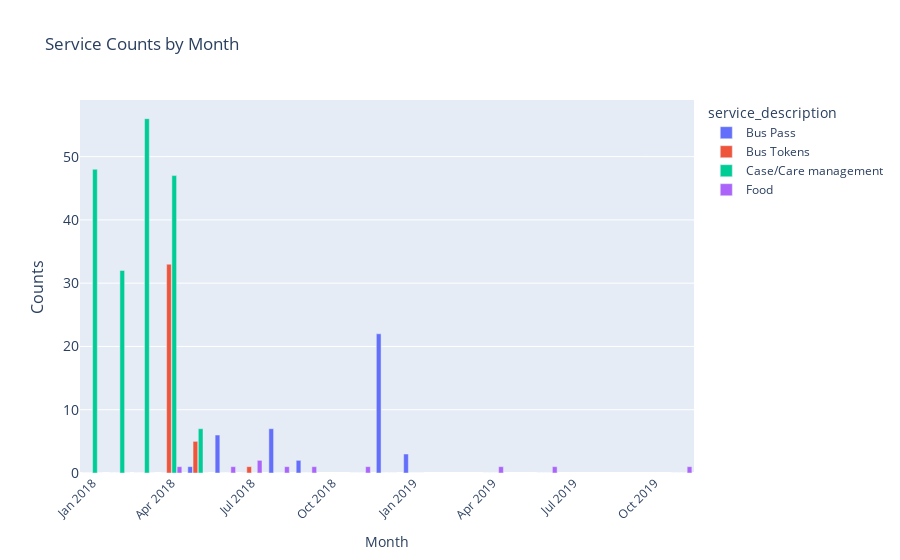

Notebook source saved alongside this figure:
### Code cell
def service_counts_by_month(services='None',
                            dates='None', norm=False):
    """
    Splits service categories by month and displays them as a bar graph. Need to explore
    how to receive user input and push to BE.
    """
    frames = []
    for i in services:
        df1 = data[data['service_description'] == i]
        frames.append(df1)
    hold = pd.concat(frames, ignore_index=True)
    frames2 = []
    for j in dates:
        df2 = hold[hold['month'] == j]
        frames2.append(df2)
    df = pd.concat(frames2, ignore_index=True)
    fig = px.bar(pd.crosstab(df['month'],
                             df['service_description']),
                 labels={"month": "Month",
                          "value": "Counts"},
                 title= "Service Counts by Month")
    fig.update_layout(barmode='group',
                      bargap=0.15, 
                      bargroupgap=0.1,
                      xaxis_tickangle=-45,
                      yaxis=dict(
                          titlefont_size=16,
                          tickfont_size=14,))
    return fig.show()
services = ['Bus Pass', 'Bus Tokens', 'Food', 'Case/Care management']
months = ['2018-01','2018-02','2018-03','2018-04','2018-05','2018-06','2018-07','2018-08','2018-09','2018-10','2018-11','2018-12',
         '2019-01','2019-02','2019-03','2019-04','2019-05','2019-06','2019-07','2019-08','2019-09','2019-10','2019-11','2019-12',
         '2020-01']
service_counts_by_month(services, months)

### Figure 1 — Plotly figure (JSON) as saved in the notebook; plotly's stock layout.template omitted (floating-point values rounded to 4 significant figures)
{"data": [{"alignmentgroup": "True", "hovertemplate": "service_description=Bus Pass<br>Month=%{x}<br>Counts=%{y}<extra></extra>", "legendgroup": "Bus Pass", "marker": {"color": "#636efa", "pattern": {"shape": ""}}, "name": "Bus Pass", "offsetgroup": "Bus Pass", "orientation": "v", "showlegend": true, "textposition": "auto", "type": "bar", "x": ["2018-01", "2018-02", "2018-03", "2018-04", "2018-05", "2018-06", "2018-07", "2018-08", "2018-09", "2018-11", "2018-12", "2019-01", "2019-04", "2019-06", "2019-11"], "xaxis": "x", "y": [0, 0, 0, 0, 1, 6, 0, 7, 2, 0, 22, 3, 0, 0, 0], "yaxis": "y"}, {"alignmentgroup": "True", "hovertemplate": "service_description=Bus Tokens<br>Month=%{x}<br>Counts=%{y}<extra></extra>", "legendgroup": "Bus Tokens", "marker": {"color": "#EF553B", "pattern": {"shape": ""}}, "name": "Bus Tokens", "offsetgroup": "Bus Tokens", "orientation": "v", "showlegend": true, "textposition": "auto", "type": "bar", "x": ["2018-01", "2018-02", "2018-03", "2018-04", "2018-05", "2018-06", "2018-07", "2018-08", "2018-09", "2018-11", "2018-12", "2019-01", "2019-04", "2019-06", "2019-11"], "xaxis": "x", "y": [0, 0, 0, 33, 5, 0, 1, 0, 0, 0, 0, 0, 0, 0, 0], "yaxis": "y"}, {"alignmentgroup": "True", "hovertemplate": "service_description=Case/Care management<br>Month=%{x}<br>Counts=%{y}<extra></extra>", "legendgroup": "Case/Care management", "marker": {"color": "#00cc96", "pattern": {"shape": ""}}, "name": "Case/Care management", "offsetgroup": "Case/Care management", "orientation": "v", "showlegend": true, "textposition": "auto", "type": "bar", "x": ["2018-01", "2018-02", "2018-03", "2018-04", "2018-05", "2018-06", "2018-07", "2018-08", "2018-09", "2018-11", "2018-12", "2019-01", "2019-04", "2019-06", "2019-11"], "xaxis": "x", "y": [48, 32, 56, 47, 7, 0, 0, 0, 0, 0, 0, 0, 0, 0, 0], "yaxis": "y"}, {"alignmentgroup": "True", "hovertemplate": "service_description=Food<br>Month=%{x}<br>Counts=%{y}<extra></extra>", "legendgroup": "Food", "marker": {"color": "#ab63fa", "pattern": {"shape": ""}}, "name": "Food", "offsetgroup": "Food", "orientation": "v", "showlegend": true, "textposition": "auto", "type": "bar", "x": ["2018-01", "2018-02", "2018-03", "2018-04", "2018-05", "2018-06", "2018-07", "2018-08", "2018-09", "2018-11", "2018-12", "2019-01", "2019-04", "2019-06", "2019-11"], "xaxis": "x", "y": [0, 0, 0, 1, 0, 1, 2, 1, 1, 1, 0, 0, 1, 1, 1], "yaxis": "y"}], "layout": {"bargap": 0.15, "bargroupgap": 0.1, "barmode": "group", "legend": {"title": {"text": "service_description"}, "tracegroupgap": 0}, "title": {"text": "Service Counts by Month"}, "xaxis": {"anchor": "y", "domain": [0, 1], "tickangle": -45, "title": {"text": "Month"}}, "yaxis": {"anchor": "x", "domain": [0, 1], "tickfont": {"size": 14}, "title": {"font": {"size": 16}, "text": "Counts"}}}}
